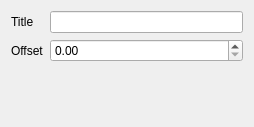
<?xml version="1.0" encoding="UTF-8"?>
<ui version="4.0">
 <class>QgsDigitizingGuideToolUserInputWidget</class>
 <widget class="QWidget" name="QgsDigitizingGuideToolUserInputWidget">
  <property name="geometry">
   <rect>
    <x>0</x>
    <y>0</y>
    <width>254</width>
    <height>127</height>
   </rect>
  </property>
  <property name="windowTitle">
   <string>Form</string>
  </property>
  <layout class="QGridLayout" name="gridLayout">
   <item row="0" column="1">
    <widget class="QLineEdit" name="mTitleLineEdit"/>
   </item>
   <item row="0" column="0">
    <widget class="QLabel" name="label">
     <property name="text">
      <string>Title</string>
     </property>
    </widget>
   </item>
   <item row="1" column="0">
    <widget class="QLabel" name="mOffsetLabel">
     <property name="text">
      <string>Offset</string>
     </property>
    </widget>
   </item>
   <item row="1" column="1">
    <widget class="QDoubleSpinBox" name="mOffsetSpinBox"/>
   </item>
   <item row="2" column="1">
    <spacer name="verticalSpacer">
     <property name="orientation">
      <enum>Qt::Vertical</enum>
     </property>
     <property name="sizeHint" stdset="0">
      <size>
       <width>20</width>
       <height>40</height>
      </size>
     </property>
    </spacer>
   </item>
  </layout>
 </widget>
 <resources/>
 <connections/>
</ui>
